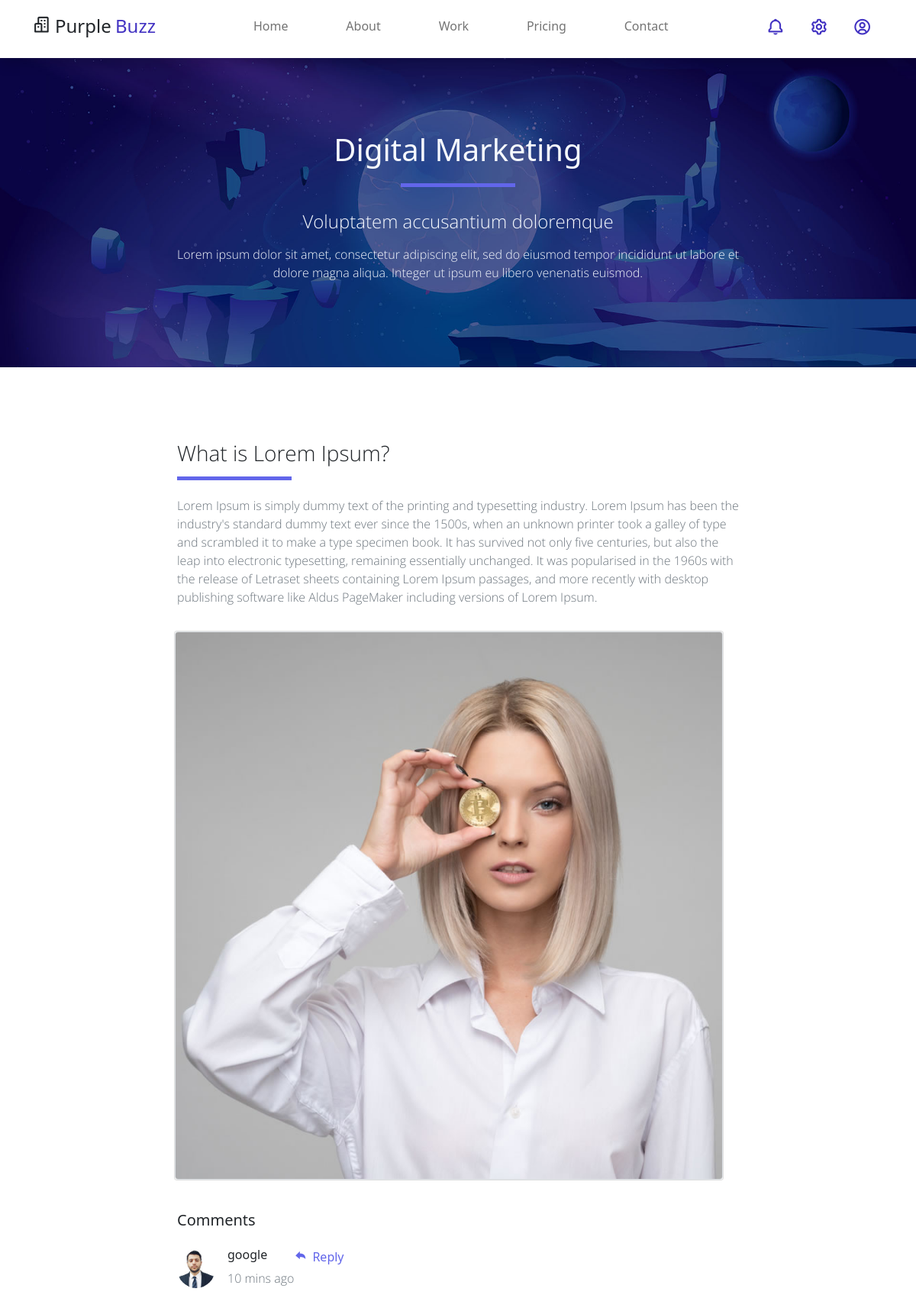
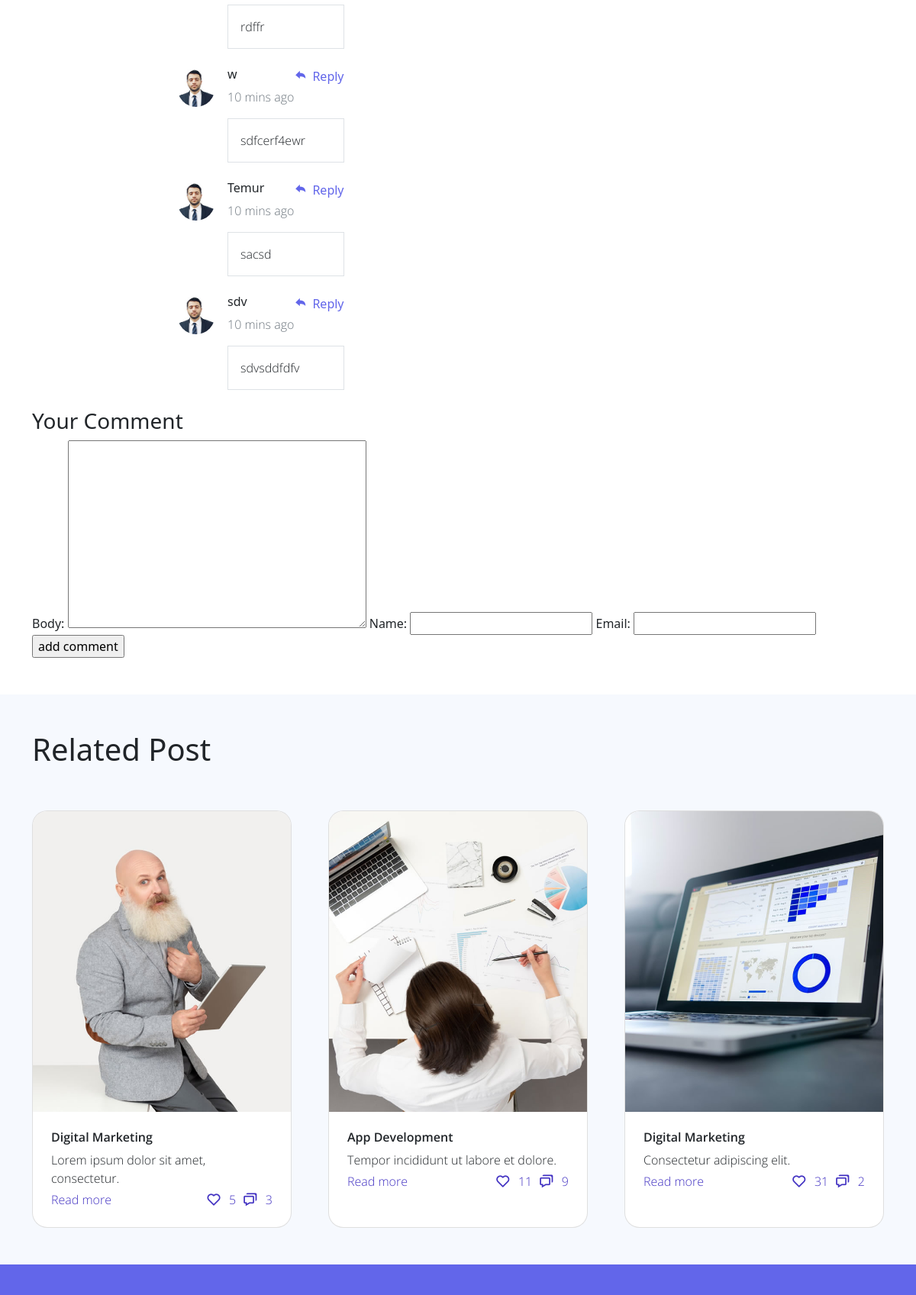
Screenshot of /detaillpost/3/ (upper part) with the database file from the repository (2 pictures, top to bottom).
### globalgeo/models.py (models this page shows, shortened)
class Post(models.Model):
    title = models.CharField(max_length=50)
    body = RichTextField()
    photo = models.ImageField(upload_to='images/', blank=True,null=True)
    author = models.CharField(max_length=20)
    date = models.DateTimeField(auto_now_add=True)
    category = models.ForeignKey(CategoryPost,on_delete=models.CASCADE)

class Comment(models.Model):
    post = models.ForeignKey(Post,related_name='comments',on_delete=models.CASCADE)
    body = models.TextField()
    name = models.CharField(max_length=100)
    email = models.CharField(max_length=100)

### globalgeo/views.py (the view)
# urls.py: path('detaillpost/<int:pk>/', detailpost_view, name='detailpost_url'),
def detailpost_view(request,pk):
    post = Post.objects.get(pk=pk)
    if request.method == 'POST':
        form = ContactForm(request.POST)
        if form.is_valid():
            obj = form.save(commit=False)
            obj.post = post
            obj.save()
            return redirect('detailpost_url',pk=post.id)
    else:
        form = ContactForm()
    return render(request, 'work-single.html',{'post':post,'form': form})

### globalgeo/forms.py
class ContactForm(ModelForm):
    class Meta:
        model = Comment
        fields = ['body','name','email']

### templates/work-single.html (shortened to what this page needs)
<!DOCTYPE html>
{% load static %}
<html lang="en">
<head>
    <link href="{% static 'assets/css/bootstrap.min.css'%}" rel="stylesheet">
    <link href="{% static 'assets/css/boxicon.min.css'%}" rel="stylesheet">
    <link rel="stylesheet" href="{% static 'assets/css/templatemo.css'%}">
    <link rel="stylesheet" href="{% static 'assets/css/custom.css'%}">
</head>
<body>
    <nav id="main_nav" class="navbar navbar-expand-lg navbar-light bg-white shadow">
        <div class="container d-flex justify-content-between align-items-center">
            <a class="navbar-brand h1" href="index.html">
                <i class='bx bx-buildings bx-sm text-dark'></i>
                <span class="text-dark h4">Purple</span> <span class="text-primary h4">Buzz</span>
            </a>
            <div class="align-self-center collapse navbar-collapse flex-fill  d-lg-flex justify-content-lg-between" id="navbar-toggler-success">
                <div class="flex-fill mx-xl-5 mb-2">
                    <ul class="nav navbar-nav d-flex justify-content-between mx-xl-5 text-center text-dark">
                        <li class="nav-item">
                            <a class="nav-link btn-outline-primary rounded-pill px-3" href="index.html">Home</a>
                        </li>
                        <li class="nav-item">
                            <a class="nav-link btn-outline-primary rounded-pill px-3" href="about.html">About</a>
                        </li>
                        <li class="nav-item">
                            <a class="nav-link btn-outline-primary rounded-pill px-3" href="work.html">Work</a>
                        </li>
                        <li class="nav-item">
                            <a class="nav-link btn-outline-primary rounded-pill px-3" href="pricing.html">Pricing</a>
                        </li>
                        <li class="nav-item">
                            <a class="nav-link btn-outline-primary rounded-pill px-3" href="contact.html">Contact</a>
                        </li>
                    </ul>
                </div>
                <div class="navbar align-self-center d-flex">
                    <a class="nav-link" href="#"><i class='bx bx-bell bx-sm bx-tada-hover text-primary'></i></a>
                    <a class="nav-link" href="#"><i class='bx bx-cog bx-sm text-primary'></i></a>
                    <a class="nav-link" href="#"><i class='bx bx-user-circle bx-sm text-primary'></i></a>
                </div>
            </div>
        </div>
    </nav>
    <div id="work_single_banner" class="bg-light w-100">
        <div class="container-fluid text-light d-flex justify-content-center align-items-center border-0 rounded-0 p-0 py-5">
            <div class="banner-content col-lg-8 m-lg-auto text-center py-5 px-3">
                <h1 class="banner-heading h2 pb-5 typo-space-line-center">Digital Marketing</h1>
                <h3 class="h4 pb-2 light-300">Voluptatem accusantium doloremque</h3>
                <p class="banner-footer light-300">
                    Lorem ipsum dolor sit amet, consectetur adipiscing elit,
                    sed do eiusmod tempor incididunt ut labore et dolore magna
                    aliqua. Integer ut ipsum eu libero venenatis euismod.
                </p>
            </div>
        </div>
    </div>
    <section class="container py-5">
        <div class="row pt-5">
            <div class="worksingle-content col-lg-8 m-auto text-left justify-content-center">
                <h2 class="worksingle-heading h3 pb-3 light-300 typo-space-line">{{post.title}}</h2>
                <p class="worksingle-footer py-3 text-muted light-300">
                   {{ post.body | safe}}
                </p>
            </div>
            <div class="row justify-content-center pb-4">
            <div class="col-lg-8">
                <div id="templatemo-slide-link-target" class="card mb-3">
                    <img class="img-fluid border rounded" src="{{ post.photo.url }}" alt="Card image cap">
                </div>
            </div>
        </div>
        </div>
        <div class="row justify-content-center">
            <div class="worksingle-comment-heading col-8 m-auto pb-3">
                <h4 class="h5">Comments</h4>
            </div>
        </div>
        {% for comment in post.comments.all %}
        <div class="row pb-4">
            <div class="worksingle-comment-body col-md-8 m-auto">
                <div class="d-flex">
                    <div>
                        <img class="rounded-circle" src="{% static './assets/img/team-05.jpg'%}" style="width: 50px;">
                    </div>
                    <div class="comment-body">
                        <div class="comment-header d-flex justify-content-between ms-3">
                            <div class="header text-start">
                                <h5 class="h6">{{ comment.name }}</h5>
                                <p class="text-muted light-300">10 mins ago</p>
                            </div>
                            <a href="#" class="text-decoration-none text-secondary"><i class='bx bxs-share me-2'></i>Reply</a>
                        </div>
                        <div class="footer">
                            <div class="card-body border ms-3 light-300">
                                {{ comment.body }}
                            </div>
                        </div>
                    </div>
                </div>
            </div>
        </div>
        {% endfor %}
        <form   method="post" action=".">
            <h3>Your Comment</h3>
            {{ form.as_table }}
            <input  type="submit" value="add comment">
        </form>
    </section>
    <article class="container-fluid bg-light">
        <div class="container">
            <div class="worksingle-related-header row">
                <h1 class="h2 py-5">Related Post</h1>
                <div class="col-md-12 text-left justify-content-center">
                    <div class="row gx-5">
                        <div class="col-sm-6 col-lg-4 mb-5">
                            <a href="#" class="related-content card text-decoration-none overflow-hidden h-100">
                                <img class="related-img card-img-top" src="{% static './assets/img/related-post-01.jpg'%}" alt="Card image cap">
                                <div class="related-body card-body p-4">
                                    <h5 class="card-title h6 m-0 semi-bold-600 text-dark">Digital Marketing</h5>
                                    <p class="card-text pt-2 mb-1 light-300 text-dark">
                                        Lorem ipsum dolor sit amet, consectetur.
                                    </p>
                                    <div class="d-flex justify-content-between">
                                        <span class="text-primary light-300">Read more</span>
                                        <div class="light-300">
                                            <i class='bx-fw bx bx-heart me-1'></i>5
                                            <i class='bx-fw bx bx-chat    ms-1 me-1'></i>3
                                        </div>
                                    </div>
                                </div>
                            </a>
                        </div>
                        <div class="col-sm-6 col-lg-4 mb-5">
                            <a href="#" class="related-content card text-decoration-none overflow-hidden h-100">
                                <img class="related-img card-img-top" src="{% static './assets/img/related-post-02.jpg'%}" alt="Card image cap">
                                <div class="related-body card-body p-4">
                                    <h5 class="card-title h6 m-0 semi-bold-600 text-dark">App Development</h5>
                                    <p class="card-text pt-2 mb-1 light-300 text-dark">
                                        Tempor incididunt ut labore et dolore.
                                    </p>
                                    <div class="d-flex justify-content-between">
                                        <span class="text-primary light-300">Read more</span>
                                        <div class="light-300">
                                            <i class='bx-fw bx bx-heart me-1'></i>11
                                            <i class='bx-fw bx bx-chat    ms-1 me-1'></i>9
                                        </div>
                                    </div>
                                </div>
                            </a>
                        </div>
                        <div class="col-sm-6 col-lg-4 mb-5">
                            <a href="#" class="related-content card text-decoration-none overflow-hidden h-100">
                                <img class="related-img card-img-top" src="{% static './assets/img/related-post-03.jpg'%}" alt="Card image cap">
                                <div class="related-body card-body p-4">
                                    <h5 class="card-title h6 m-0 semi-bold-600 text-dark">Digital Marketing</h5>
                                    <p class="card-text pt-2 mb-1 light-300 text-dark">
                                        Consectetur adipiscing elit.
                                    </p>
                                    <div class="d-flex justify-content-between">
                                        <span class="text-primary light-300">Read more</span>
                                        <div class="light-300">
                                            <i class='bx-fw bx bx-heart me-1'></i>31
                                            <i class='bx-fw bx bx-chat    ms-1 me-1'></i>2
                                        </div>
                                    </div>
                                </div>
                            </a>
                        </div>
                    </div>
                </div>
            </div>
        </div>
    </article>
    <footer class="bg-secondary pt-4">
        <div class="container">
            <div class="row py-4">
            </div>
        </div>
    </footer>
</body>
</html>

### static/assets/css/templatemo.css (style rules this page uses)
html { font-family: 'Open Sans', sans-serif; }
p, a { font-weight: 400; }
.h2 { font-size: 40px; }
.h3 { font-size: 28px; }
.light-300 { font-family: 'Open Sans', sans-serif !important; font-weight: 300; }
.semi-bold-600 { font-family: 'Open Sans', sans-serif !important; font-weight: 600; }
.typo-space-line::after, .typo-space-line-center::after { content: ""; width: 150px; display:block; position: absolute; border-bottom: 5px solid #6266ea; padding-top: .5em; }
.typo-space-line-center::after { left: 50%; margin-left: -75px; }
#work_single_banner { background-image: url('./../img/banner-bg-02.jpg'); background-position: center center; background-size: cover; height: 100%; width: 100%; }
.related-content { border-radius: 20px; cursor: pointer; }

### rows the page displays
Post: title "What is Lorem Ipsum?", body "Lorem Ipsum is simply dummy text of the printing and typesetting industry. Lorem Ipsum has been the industry's standard dummy text ever since the 1500s, when an unknown printer took a galley of type and scrambled it to make a type specimen book. It has survived not only five centuries, but also the leap into electronic typesetting, remaining essentially unchanged. It was popularised in the 1960s with the release of Letraset sheets containing Lorem Ipsum passages, and more recently with desktop publishing software like Aldus PageMaker including versions of Lorem Ipsum.", photo (picture)
Comment: name "google", body "rdffr"
Comment: name "w", body "sdfcerf4ewr"
Comment: name "Temur", body "sacsd"
Comment: name "sdv", body "sdvsddfdfv"
